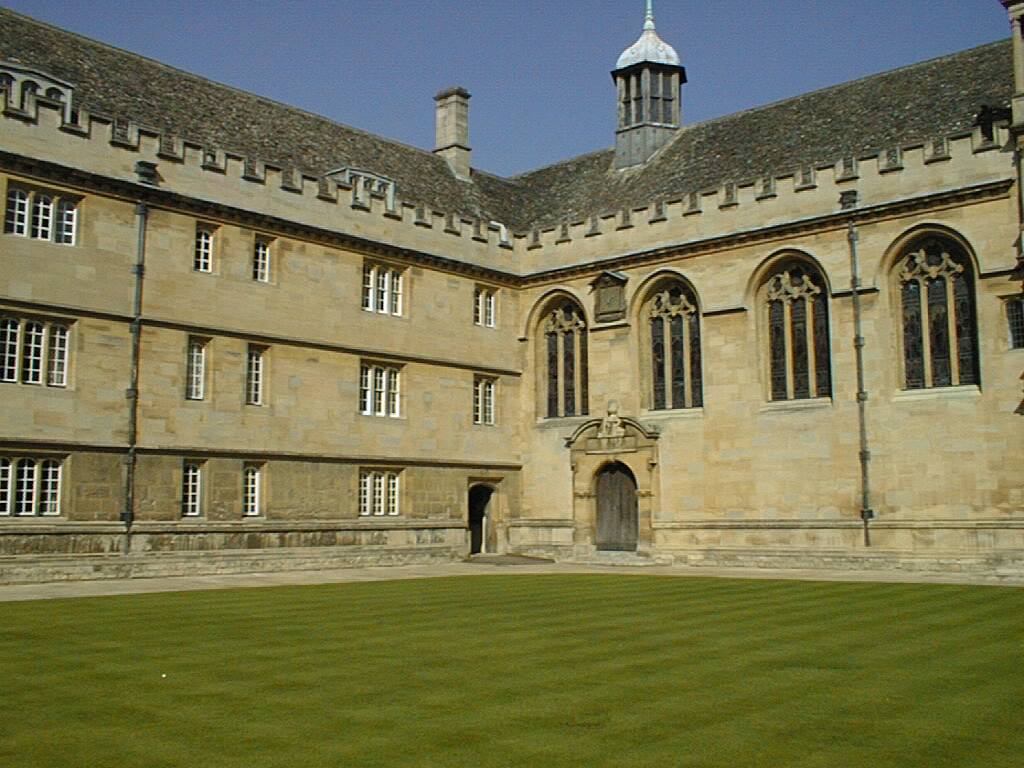
#> input picture A8-Triangulation/left.jpg, 1024 x 768 px
$ jupyter execute MV_A8.ipynb   (shell and % lines are left out)
#> lines starting #> are read from the running program, lines starting #| are printed output that depends on the picture
# Machine Vision<br>Assignment 8 - Triangulation

## Personal details

* **Name(s):** `XX`
* **Student ID(s):** `XX`

## 1. Introduction

In this assignment we will use a pair of stereo images to triangulate points in 3D. Let us first display the test images and 2D point correspondences. We also load the 3D points mainly for testing purposes. The data is from __http://www.robots.ox.ac.uk/~vgg/data/mview__.

[cell 1]
import cv2
import numpy as np
import matplotlib.pyplot as plt
from mpl_toolkits.mplot3d import Axes3D

# Load image pair and convert to RGB
left = cv2.imread('left.jpg')
#> left is the input picture: shape (768, 1024, 3); mean B, G, R 83.1, 116.5, 117.6
right = cv2.imread('right.jpg')
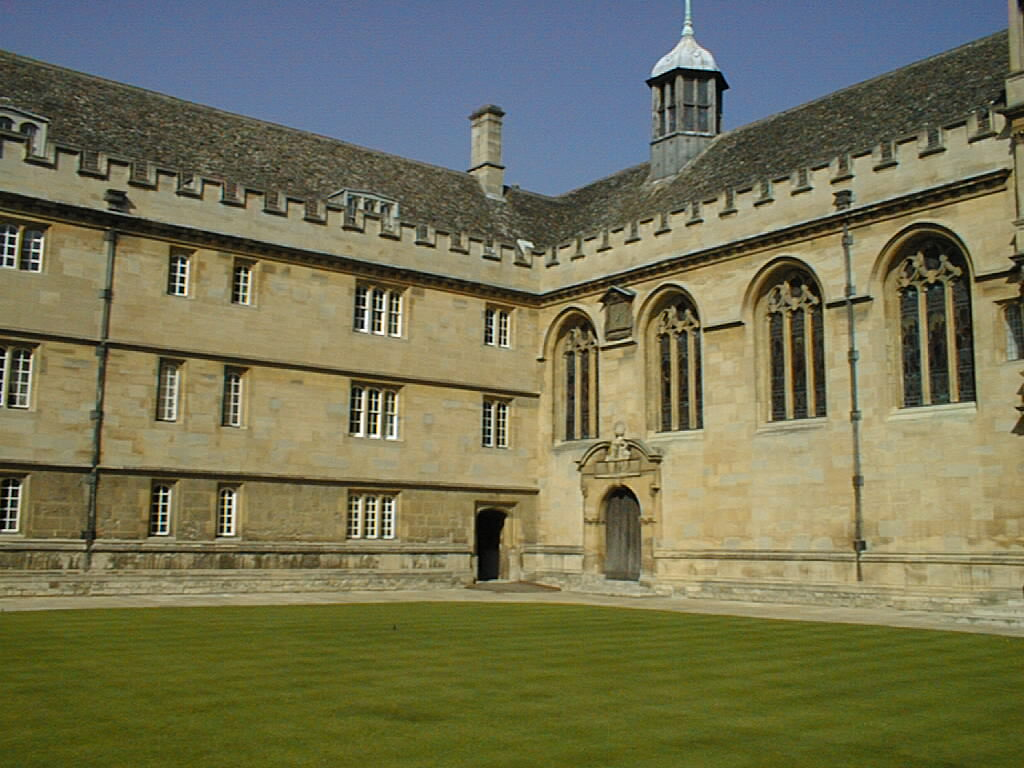
#> input picture A8-Triangulation/right.jpg, 1024 x 768 px
#> right is the input picture: shape (768, 1024, 3); mean B, G, R 84.1, 114.6, 115.8
left = cv2.cvtColor(left,cv2.COLOR_BGR2RGB)
right = cv2.cvtColor(right,cv2.COLOR_BGR2RGB)

# Load 2D points (2xN matrices)
pts1 = np.load('pts1.npy')
#> (reads A8-Triangulation/pts1.npy from the repository)
pts2 = np.load('pts2.npy')
#> (reads A8-Triangulation/pts2.npy from the repository)

# Load 3D points (3xN matrix)
pts3D = np.load('pts3D.npy')
#> (reads A8-Triangulation/pts3D.npy from the repository)

# Display 2D point correspondences
plt.figure(figsize=(14,8))
plt.subplot(121)
plt.imshow(left)
plt.plot(pts1[0,:],pts1[1,:], '.r')
plt.title('Left image')
plt.axis('off')
plt.subplot(122)
plt.imshow(right)
plt.plot(pts2[0,:],pts2[1,:], '.r')
plt.title('Right image')
plt.axis('off')
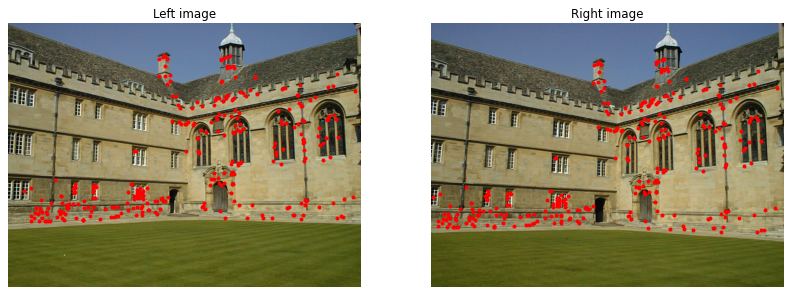
#> figure drawn by matplotlib, 2 panels

The camera projection matrices $\mathbf{C}$ and $\mathbf{C}'$ are also provided for both views.

[cell 2]
# Load 3x4 camera projection matrices
C1 = np.load('C1.npy')
#> (reads A8-Triangulation/C1.npy from the repository)
C2 = np.load('C2.npy')

## 2. From 3D points to 2D points

With the camera matrix $\mathbf{C} = \mathbf{K}[\mathbf{R} | \mathbf{t}]$ we can project 3D points to 2D points on the image plane:

$$
s \begin{pmatrix}u \\ v \\ 1 \end{pmatrix} = \mathbf{C} \begin{pmatrix} X \\ Y \\ Z \\ 1 \end{pmatrix} \qquad \qquad (1)
$$

Note that we are using homogeneous coordinates.

**2.1. Project 3D points** $\quad$ <font color=red>(0.50 points)</font>

Complete the function `projectPts()` by following the instructions below. The function should project 3D points `pts3D` to 2D image points `pts2D`. The result should look like the previous figure.

[cell 3]
# INPUT
# pts3D : 3D points (X,Y,Z) (3xN matrix)
# C     : Camera projection matrix (3x4 matrix)
#
# OUTPUT
# pts2D : 2D points (x,y) (2xN matrix)
#
def projectPts(pts3D,C):

    N = pts3D.shape[1] # Number of points

    # ---------- YOUR CODE STARTS HERE -----------

    # This line can be removed
    pts2D = np.zeros((2,N), dtype=np.float_)

    # 1. Convert 3D points from Euclidean to
    #    homogeneous coordinates (4xN matrix)
    hg = np.append(pts3D, [np.ones(N)], axis=0)

    # 2. Project points using Equation 1
    p = C @ hg

    # 3. Covert 2D points from homogeneous to
    #    Euclidean coordinates (2xN matrix)
    p[0:2] = np.divide(p[0:2], p[2])
    p[2] = 1

    pts2D = np.array([p[0], p[1]])

    # ----------- YOUR CODE ENDS HERE ------------

    return pts2D


# Project 3D points and visualize the result
points1 = projectPts(pts3D,C1)
points2 = projectPts(pts3D,C2)

plt.figure(figsize=(14,8))
plt.subplot(121)
plt.imshow(left)
plt.plot(points1[0,:],points1[1,:], '.r')
plt.title('Left image')
plt.axis('off')
plt.subplot(122)
plt.imshow(right)
plt.plot(points2[0,:],points2[1,:], '.r')
plt.title('Right image')
plt.axis('off')

[cell 4]
# LEAVE EMPTY

## 3. From 2D points to 3D points

The lecture notes describe a linear method to triangulate a point observed in two cameras (Chapter 11).
Given a point $\mathbf{X} = (X,Y,Z)^{\top}$ the projection equations are:

$$
\begin{pmatrix}
s u \\
s v \\
s \end{pmatrix} =
\begin{pmatrix}
c_{11} & c_{12} & c_{13} & c_{14} \\
c_{21} & c_{22} & c_{23} & c_{24} \\
c_{31} & c_{32} & c_{33} & c_{34} \end{pmatrix}
\begin{pmatrix}
X \\
Y \\
Z \\
1 \end{pmatrix}
$$

$$
\begin{pmatrix}
t u' \\
t v' \\
t \end{pmatrix} =
\begin{pmatrix}
c_{11}' & c_{12}' & c_{13}' & c_{14}' \\
c_{21}' & c_{22}' & c_{23}' & c_{24}' \\
c_{31}' & c_{32}' & c_{33}' & c_{34}' \end{pmatrix}
\begin{pmatrix}
X \\
Y \\
Z \\
1 \end{pmatrix}
$$

Here we have used the same notation as in the exercises. Eliminating $s$ and $t$ we obtain the system of equations:

$$
(c_{31} u - c_{11}) X + (c_{32} u - c_{12}) Y + (c_{33} u - c_{13}) Z = c_{14} - c_{34} u \\
(c_{31} v - c_{21}) X + (c_{32} v - c_{22}) Y + (c_{33} v - c_{23}) Z = c_{24} - c_{34} v \\
(c_{31}' u' - c_{11}') X + (c_{32}' u' - c_{12}') Y + (c_{33}' u' - c_{13}') Z = c_{14}' - c_{34}' u' \\
(c_{31}' v' - c_{21}') X + (c_{32}' v' - c_{22}') Y + (c_{33}' v' - c_{23}') Z = c_{24}' - c_{34}' v'
$$

which can be expressed in a linear system of the form: $\mathbf{Ax} = \mathbf{b}$ and solved using the least squares method. *See the Exercise 8 (Q2)*. <br>Notice also that equations are different from the ones presented in the lecture slides.

**3.1. Triangulate** $\quad$ <font color=red>(1.50 points)</font>

Complete the function `triangulatePts()`. Estimate 3D points given 2D points `pts1` and `pts2` and projection matrices `C1` and `C2`. For each point, form a linear system $\mathbf{Ax} = \mathbf{b}$, where $\mathbf{A}$ is a $4 \times 3$ matrix and $\mathbf{b}$ is a $4 \times 1$ vector. The least-squares solution can be obtained by $\hat{\mathbf{x}} = (\mathbf{A}^{\top} \mathbf{A})^{-1} \mathbf{A}^{\top} \mathbf{b}$, where $\hat{\mathbf{x}}$ contains the coordinates of the 3D point $(X,Y,Z)$. Once you have completed the function, execute the following code cell. The implementation is correct if the estimated 3D points `points3D` overlap with the given 3D points `pts3D`.

[cell 5]
# INPUT
# pts1 : 2D points from the first image (2xN matrix)
# pts2 : 2D points from the second image (2xN matrix)
# C1   : Camera matrix for the first image (3x4 matrix)
# C2   : Camera matrix for the second image (3x4 matrix)
#
# OUTPUT
# pts3D : Triangulated 3D points (X,Y,Z) (3xN matrix)
#
def triangulatePts(pts1,pts2,C1,C2):

    N = pts1.shape[1] # Number of points
    pts3D = np.zeros((3,N),dtype=np.float_)

    # ---------- YOUR CODE STARTS HERE -----------

    for i in range(N):

        # 1. For each point i, form A and b
        A = np.zeros((4, 3), dtype=np.float_)
        b = np.zeros((4, 1), dtype=np.float_)

        x1, y1 = pts1[:, i]
        x2, y2 = pts2[:, i]

        A[0, :] = x1 * C1[2, :3] - C1[0, :3]
        A[1, :] = y1 * C1[2, :3] - C1[1, :3]
        A[2, :] = x2 * C2[2, :3] - C2[0, :3]
        A[3, :] = y2 * C2[2, :3] - C2[1, :3]

        b[0, 0] = - (x1 * C1[2, 3] - C1[0, 3])
        b[1, 0] = - (y1 * C1[2, 3] - C1[1, 3])
        b[2, 0] = - (x2 * C2[2, 3] - C2[0, 3])
        b[3, 0] = - (y2 * C2[2, 3] - C2[1, 3])

        # 2. Find solution to linear system Ax=b
        X, _, _, _ = np.linalg.lstsq(A, b, rcond=None)

        # 3. Save the triangulated point to pts3D[:,i]
        pts3D[:, i] = X.ravel()

    # ----------- YOUR CODE ENDS HERE ------------

    return pts3D


# Triangulate points and compare to given 3D points
points3D = triangulatePts(pts1,pts2,C1,C2)

fig = plt.figure(figsize=(12,12))
ax = fig.add_subplot(111, projection='3d')
ax.scatter(-pts3D[1,:],pts3D[2,:],-pts3D[0,:],
           color='blue', label='Given 3D points')
ax.scatter(-points3D[1,:],points3D[2,:],-points3D[0,:],
           color='red', label='Estimated 3D points')
ax.set_xlabel('Y')
ax.set_ylabel('Z')
ax.set_zlabel('X')
ax.set_title('Comparison of 3D points')
ax.legend()
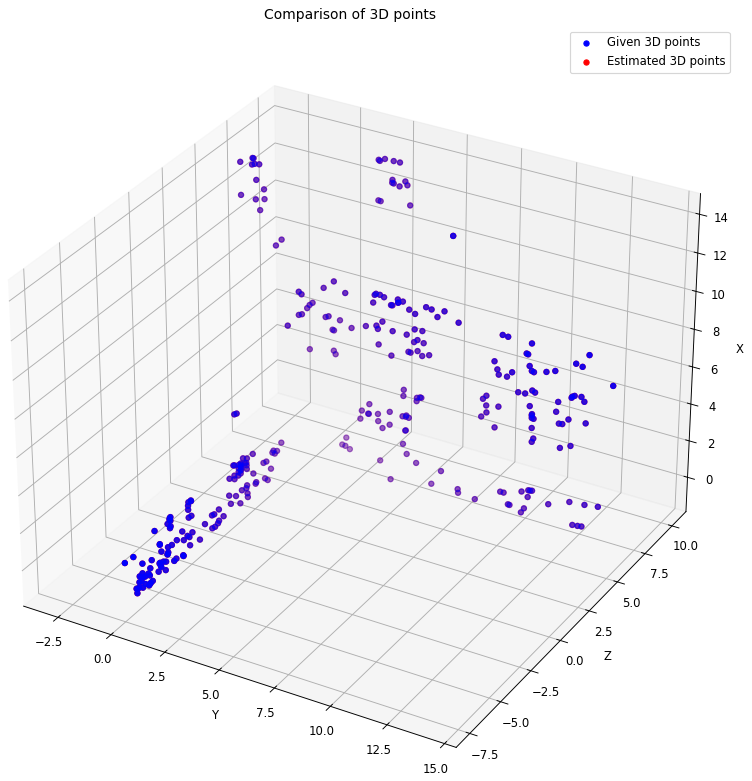
#> figure drawn by matplotlib, 1 panel
